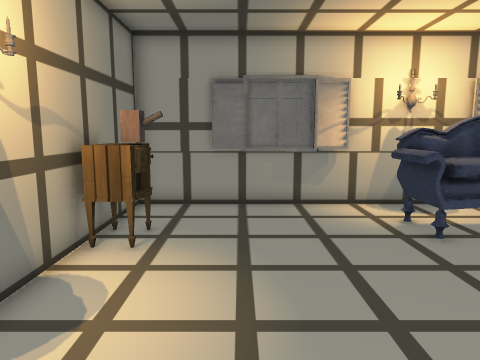
view 1 (above)

19 first-person views from a walk through a Unity game level. The camera is 1.3 m above the floor, tilts 8° down and sees 70° across. Doors are open. The floor is counted in squares, 0.5 m on a side. Each view is taken from the middle of a square. On the plan, view 1 faces up. The plan holds only what a view shows up to about 20 squares ahead; the rest is blank. The place goes on beyond the plan. Some surface patterns are stand-ins.

view 2
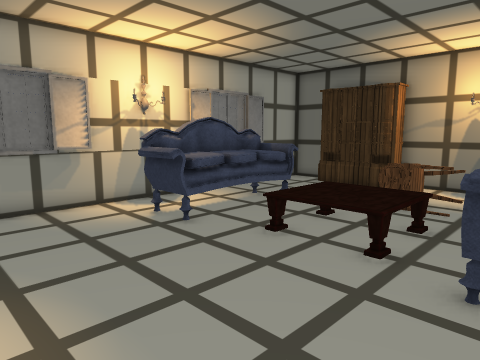

view 3
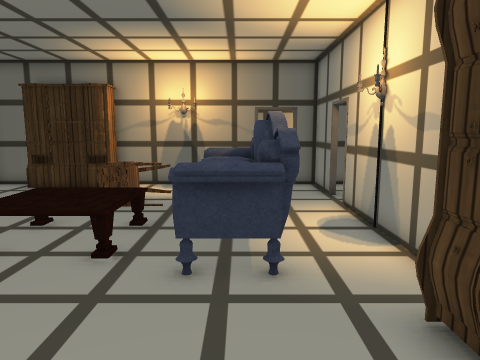

view 4
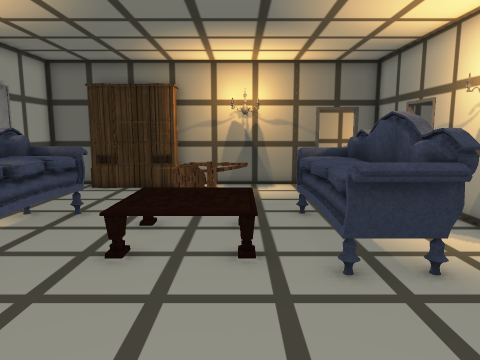

view 5
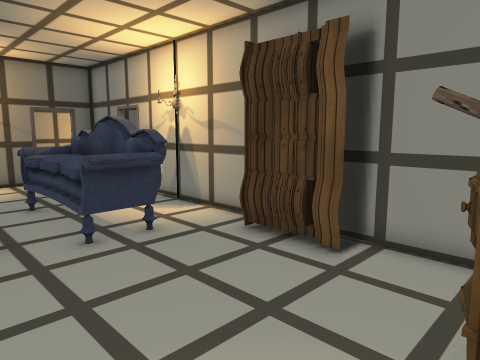

view 6
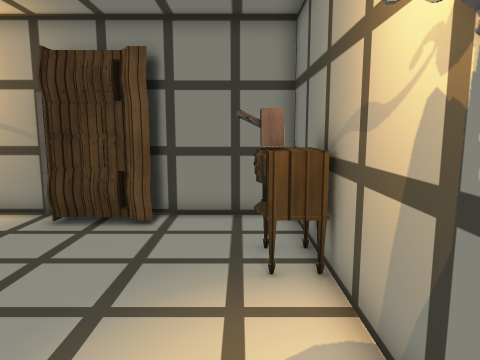

view 7
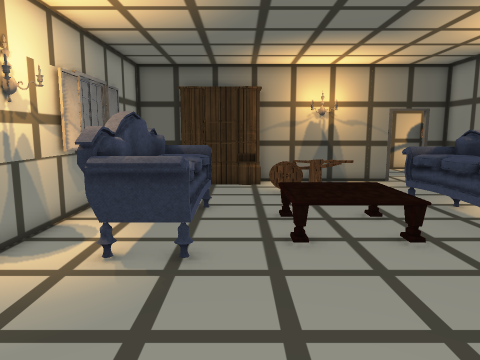

view 8
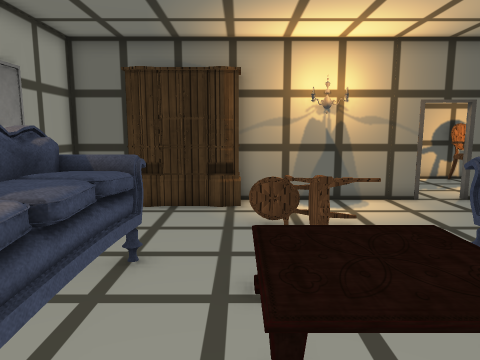

view 9
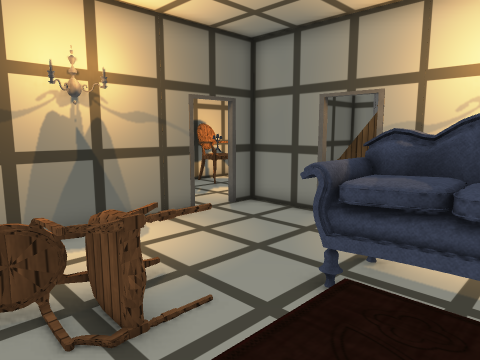

view 10
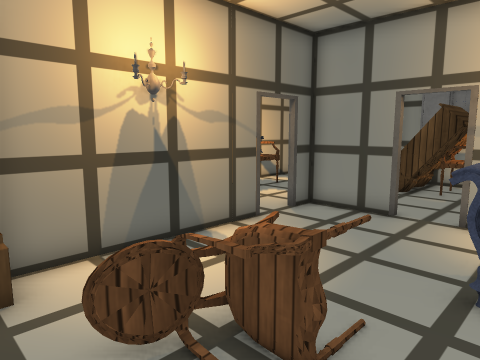

view 11
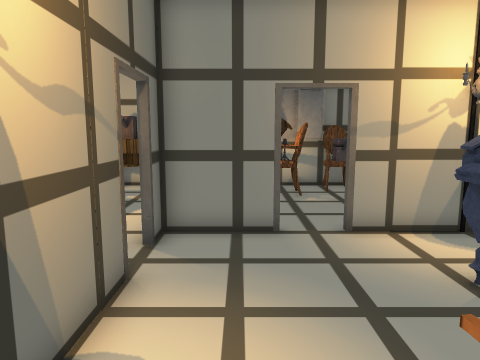

view 12
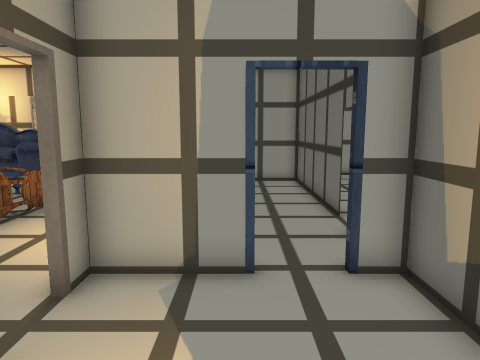

view 13
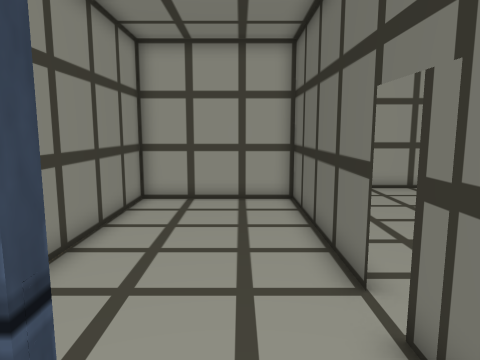

view 14
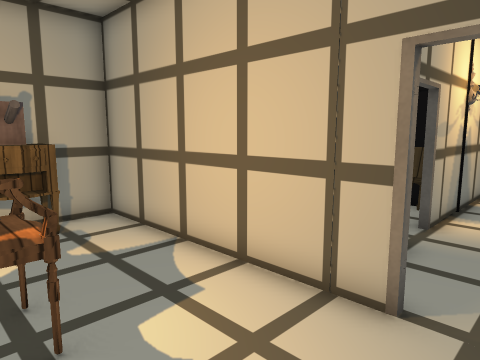

view 15
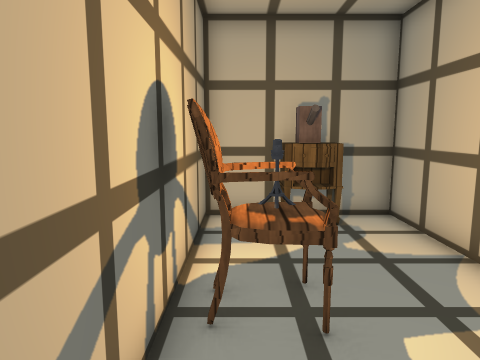

view 16
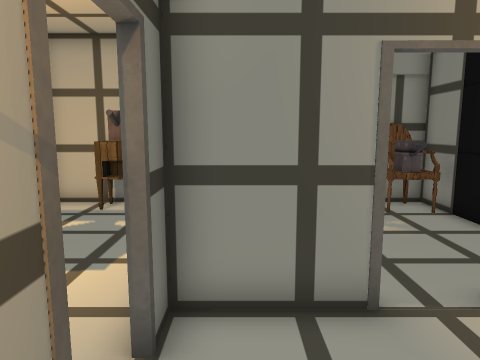

view 17
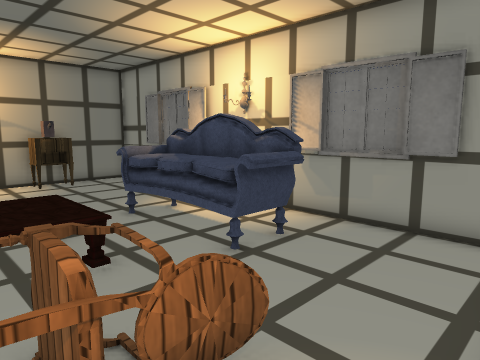

view 18
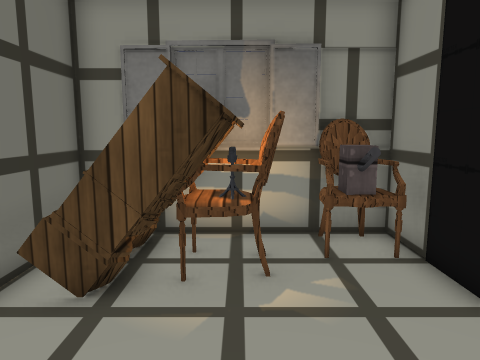

view 19
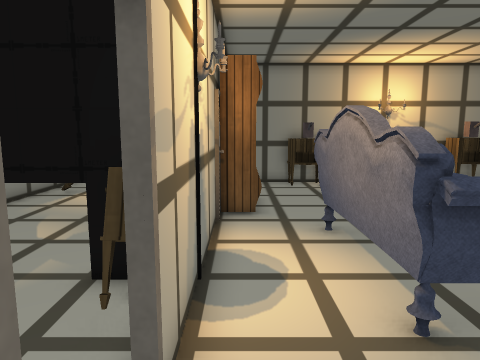

### Floor plan
Ten units are one square. View 1 is at (0, 0); x grows to the right and y downward. Boxes are objects, and circles mark ways between rooms. Rooms are numbered by the first view taken in them; rooms with no view inside come last. Other rooms are left out.
<svg viewBox="-42 -129 268 252">
<path fill="none" stroke="#000" d="M29 37 76 37M94 37 112 37M94 -121 81 -121M160 -34 160 -61M129 37 160 37 160 26M130 -122 116 -122M160 10 160 -24M160 -100 160 -122M159 -123 -37 -123 -37 37 12 37M162 25 162 118M194 0 162 0 162 10M159 117 221 117 221 0 210 0M160 -24 160 -34M221 -16 221 -123 159 -123M162 -124 162 -55M99 115 113 115M82 48 82 117 129 117M160 65 160 48M143 116 149 116M129 117 159 117M160 118 160 85"/>
<rect x="-35" y="5" width="10" height="10" fill="#bbb"><title>nightstand</title></rect>
<rect x="-35" y="-5" width="20" height="10" fill="#bbb"><title>other object</title></rect>
<rect x="-35" y="-15" width="10" height="10" fill="#bbb"><title>nightstand</title></rect>
<rect x="-35" y="-75" width="10" height="10" fill="#bbb"><title>nightstand</title></rect>
<rect x="-35" y="-85" width="20" height="10" fill="#bbb"><title>other object</title></rect>
<rect x="-35" y="-95" width="20" height="10" fill="#bbb"><title>nightstand</title></rect>
<rect x="5" y="15" width="30" height="20" fill="#bbb"><title>wardrobe</title></rect>
<rect x="35" y="-15" width="70" height="30" fill="#bbb"><title>sofa</title></rect>
<rect x="35" y="-105" width="70" height="30" fill="#bbb"><title>sofa</title></rect>
<rect x="75" y="35" width="10" height="10" fill="#bbb"><title>other object</title></rect>
<rect x="105" y="-55" width="30" height="30" fill="#bbb"><title>chair</title></rect>
<rect x="145" y="-105" width="10" height="50" fill="#bbb"><title>wardrobe</title></rect>
<rect x="175" y="105" width="10" height="10" fill="#bbb"><title>nightstand</title></rect>
<rect x="185" y="95" width="10" height="20" fill="#bbb"><title>other object</title></rect>
<rect x="195" y="105" width="10" height="10" fill="#bbb"><title>nightstand</title></rect>
<rect x="195" y="45" width="20" height="30" fill="#bbb"><title>chair</title></rect>
<rect x="85" y="105" width="20" height="10" fill="#bbb"><title>chair</title></rect>
<rect x="85" y="95" width="20" height="10" fill="#bbb"><title>other object</title></rect>
<rect x="85" y="35" width="20" height="20" fill="#bbb"><title>nightstand</title></rect>
<rect x="105" y="85" width="20" height="20" fill="#bbb"><title>chair</title></rect>
<rect x="115" y="75" width="40" height="40" fill="#bbb"><title>wardrobe</title></rect>
<circle cx="160" cy="15" r="3" fill="#2a7"/>
<circle cx="125" cy="40" r="3" fill="#2a7"/>
<circle cx="205" cy="0" r="3" fill="#2a7"/>
<circle cx="125" cy="60" r="3" fill="#2a7"/>
<text x="60" y="-40">1</text>
<text x="190" y="60">2</text>
<text x="190" y="-60">3</text>
<text x="100" y="80">4</text>
<text x="140" y="70">5</text>
</svg>
Room 1 opens to room 2. Room 1 opens to room 5. Room 2 opens to room 3. Room 4 opens to room 5.

Where each view was taken, in squares from view 1:
view 1: 0 up, 0 right, facing up
view 2: 0 up, 1 left, facing up-right
view 3: 0 up, 1 left, facing right
view 4: 3 up, 1 left, facing right
view 5: 4 up, 3 left, facing down-right
view 6: 7 up, 2 left, facing down
view 7: 7 up, 2 left, facing right
view 8: 6 up, 3 right, facing right
view 9: 6 up, 7 right, facing down-right
view 10: 7 up, 9 right, facing down-right
view 11: 5 up, 14 right, facing down
view 12: 6 down, 19 right, facing up
view 13: 1 down, 20 right, facing up
view 14: 1 down, 21 right, facing down-left
view 15: 1 down, 21 right, facing down
view 16: 1 up, 15 right, facing down
view 17: 3 up, 15 right, facing up-left
view 18: 3 down, 12 right, facing down
view 19: 3 down, 14 right, facing left
